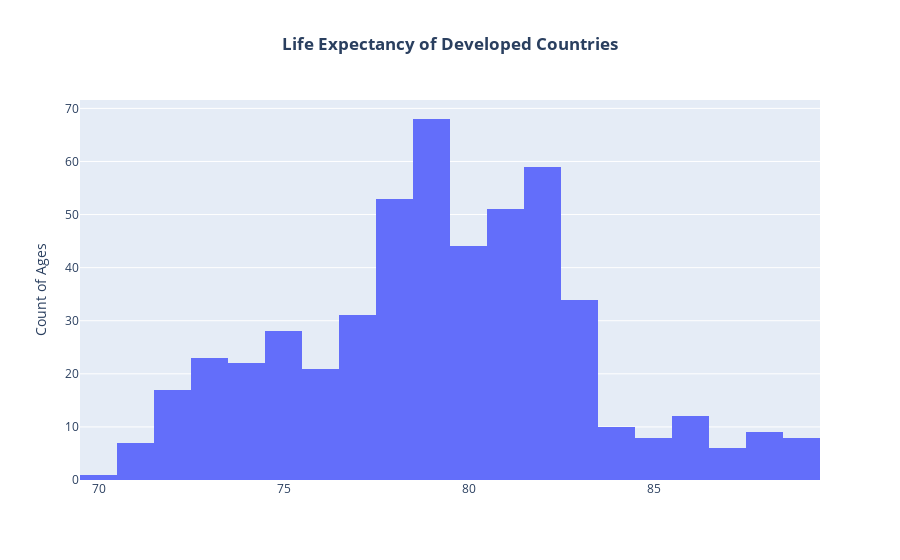

Source (notebook cell):
### Markdown cell above
### **<font >Developed</font>**

### Code cell
# Filter DataFrame for 'Developing' status
developing_df = df[df['Status'] == 'Developed']

# Create a histogram 
fig = px.histogram(developing_df, x='Life expectancy ', title="Life Expectancy of Developing Nations")
fig.update_layout(
    xaxis_title='',
    yaxis_title='Count of Ages',
    title_text='<b>Life Expectancy of Developed Countries</b>',
    title_x=0.5,  # Center title
)
fig.show()

### Figure 1 — Plotly figure (JSON) as saved in the notebook; plotly's stock layout.template omitted (floating-point values rounded to 4 significant figures; data arrays with more than 128 entries replaced by an {"elided": "..."} marker saying what was removed)
{"data": [{"bingroup": "x", "hovertemplate": "Life expectancy =%{x}<br>count=%{y}<extra></extra>", "legendgroup": "", "marker": {"color": "#636efa", "pattern": {"shape": ""}}, "name": "", "orientation": "v", "showlegend": false, "type": "histogram", "x": {"elided": "512 float values"}, "xaxis": "x", "yaxis": "y"}], "layout": {"barmode": "relative", "legend": {"tracegroupgap": 0}, "title": {"text": "<b>Life Expectancy of Developed Countries</b>", "x": 0.5}, "xaxis": {"anchor": "y", "domain": [0, 1], "title": {"text": ""}}, "yaxis": {"anchor": "x", "domain": [0, 1], "title": {"text": "Count of Ages"}}}}
